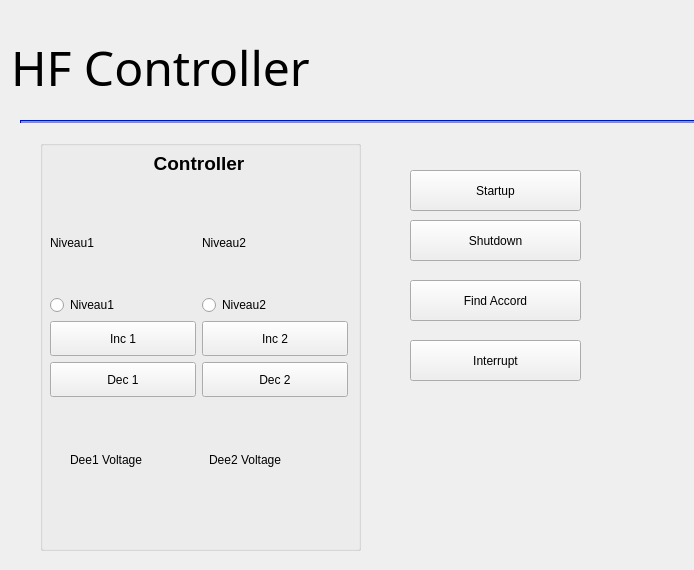
<?xml version="1.0" encoding="UTF-8"?>
<ui version="4.0">
 <class>ControllerGui</class>
 <widget class="QWidget" name="ControllerGui">
  <property name="geometry">
   <rect>
    <x>0</x>
    <y>0</y>
    <width>694</width>
    <height>570</height>
   </rect>
  </property>
  <property name="sizePolicy">
   <sizepolicy hsizetype="Maximum" vsizetype="Maximum">
    <horstretch>0</horstretch>
    <verstretch>0</verstretch>
   </sizepolicy>
  </property>
  <property name="maximumSize">
   <size>
    <width>1900</width>
    <height>1200</height>
   </size>
  </property>
  <property name="windowTitle">
   <string>Form</string>
  </property>
  <property name="styleSheet">
   <string notr="true"/>
  </property>
  <widget class="QWidget" name="layoutWidget">
   <property name="geometry">
    <rect>
     <x>11</x>
     <y>13</y>
     <width>1631</width>
     <height>111</height>
    </rect>
   </property>
   <layout class="QHBoxLayout" name="horizontalLayout_3">
    <item>
     <widget class="QLabel" name="label_4">
      <property name="maximumSize">
       <size>
        <width>16777215</width>
        <height>78</height>
       </size>
      </property>
      <property name="font">
       <font>
        <family>padmaa</family>
        <pointsize>40</pointsize>
       </font>
      </property>
      <property name="styleSheet">
       <string notr="true">border: none
</string>
      </property>
      <property name="text">
       <string>&lt;html&gt;&lt;head/&gt;&lt;body&gt;&lt;p&gt;&lt;span style=&quot; font-size:36pt;&quot;&gt;HF Controller&lt;/span&gt;&lt;/p&gt;&lt;/body&gt;&lt;/html&gt;</string>
      </property>
     </widget>
    </item>
    <item>
     <spacer name="horizontalSpacer">
      <property name="orientation">
       <enum>Qt::Horizontal</enum>
      </property>
      <property name="sizeHint" stdset="0">
       <size>
        <width>40</width>
        <height>20</height>
       </size>
      </property>
     </spacer>
    </item>
    <item>
     <spacer name="horizontalSpacer_3">
      <property name="orientation">
       <enum>Qt::Horizontal</enum>
      </property>
      <property name="sizeHint" stdset="0">
       <size>
        <width>40</width>
        <height>20</height>
       </size>
      </property>
     </spacer>
    </item>
    <item>
     <layout class="QHBoxLayout" name="horizontalLayout_6"/>
    </item>
   </layout>
  </widget>
  <widget class="Line" name="line">
   <property name="geometry">
    <rect>
     <x>20</x>
     <y>120</y>
     <width>1540</width>
     <height>3</height>
    </rect>
   </property>
   <property name="styleSheet">
    <string notr="true">#line {
border: 0.5px solid blue;
background: rgb(85, 170, 255);
        border-style: inset;
}</string>
   </property>
   <property name="orientation">
    <enum>Qt::Horizontal</enum>
   </property>
  </widget>
  <widget class="QGroupBox" name="groupBox_5">
   <property name="geometry">
    <rect>
     <x>40</x>
     <y>140</y>
     <width>321</width>
     <height>411</height>
    </rect>
   </property>
   <property name="title">
    <string/>
   </property>
   <widget class="QWidget" name="verticalLayoutWidget_7">
    <property name="geometry">
     <rect>
      <x>10</x>
      <y>10</y>
      <width>298</width>
      <height>247</height>
     </rect>
    </property>
    <layout class="QVBoxLayout" name="verticalLayout_7">
     <item>
      <widget class="QLabel" name="label_14">
       <property name="sizePolicy">
        <sizepolicy hsizetype="Minimum" vsizetype="Preferred">
         <horstretch>0</horstretch>
         <verstretch>0</verstretch>
        </sizepolicy>
       </property>
       <property name="minimumSize">
        <size>
         <width>0</width>
         <height>40</height>
        </size>
       </property>
       <property name="maximumSize">
        <size>
         <width>16777215</width>
         <height>40</height>
        </size>
       </property>
       <property name="text">
        <string>&lt;html&gt;&lt;head/&gt;&lt;body&gt;&lt;p&gt;&lt;span style=&quot; font-size:14pt; font-weight:600;&quot;&gt;Controller&lt;/span&gt;&lt;br/&gt;&lt;/p&gt;&lt;/body&gt;&lt;/html&gt;</string>
       </property>
       <property name="alignment">
        <set>Qt::AlignCenter</set>
       </property>
      </widget>
     </item>
     <item>
      <layout class="QHBoxLayout" name="horizontalLayout">
       <item>
        <widget class="QLabel" name="label_niveau1">
         <property name="text">
          <string>Niveau1</string>
         </property>
        </widget>
       </item>
       <item>
        <widget class="QLabel" name="label_niveau2">
         <property name="text">
          <string>Niveau2</string>
         </property>
        </widget>
       </item>
      </layout>
     </item>
     <item>
      <layout class="QHBoxLayout" name="horizontalLayout_2">
       <item>
        <widget class="QRadioButton" name="radioButton_niveau1">
         <property name="text">
          <string>Niveau1</string>
         </property>
         <property name="autoExclusive">
          <bool>false</bool>
         </property>
        </widget>
       </item>
       <item>
        <widget class="QRadioButton" name="radioButton_niveau2">
         <property name="text">
          <string>Niveau2</string>
         </property>
         <property name="autoExclusive">
          <bool>false</bool>
         </property>
        </widget>
       </item>
      </layout>
     </item>
     <item>
      <layout class="QHBoxLayout" name="horizontalLayout_4">
       <item>
        <widget class="QPushButton" name="pushButton_niveau1_inc">
         <property name="minimumSize">
          <size>
           <width>0</width>
           <height>35</height>
          </size>
         </property>
         <property name="text">
          <string>Inc 1</string>
         </property>
        </widget>
       </item>
       <item>
        <widget class="QPushButton" name="pushButton_niveau2_inc">
         <property name="minimumSize">
          <size>
           <width>0</width>
           <height>35</height>
          </size>
         </property>
         <property name="text">
          <string>Inc 2</string>
         </property>
        </widget>
       </item>
      </layout>
     </item>
     <item>
      <layout class="QHBoxLayout" name="horizontalLayout_5">
       <item>
        <widget class="QPushButton" name="pushButton_niveau1_dec">
         <property name="minimumSize">
          <size>
           <width>0</width>
           <height>35</height>
          </size>
         </property>
         <property name="text">
          <string>Dec 1</string>
         </property>
        </widget>
       </item>
       <item>
        <widget class="QPushButton" name="pushButton_niveau2_dec">
         <property name="minimumSize">
          <size>
           <width>0</width>
           <height>35</height>
          </size>
         </property>
         <property name="text">
          <string>Dec 2</string>
         </property>
        </widget>
       </item>
      </layout>
     </item>
    </layout>
   </widget>
   <widget class="QWidget" name="horizontalLayoutWidget">
    <property name="geometry">
     <rect>
      <x>30</x>
      <y>280</y>
      <width>271</width>
      <height>80</height>
     </rect>
    </property>
    <layout class="QHBoxLayout" name="horizontalLayout_7">
     <item>
      <widget class="QLabel" name="label_dee_voltage_1">
       <property name="text">
        <string>Dee1 Voltage</string>
       </property>
      </widget>
     </item>
     <item>
      <widget class="QLabel" name="label_dee_voltage_2">
       <property name="text">
        <string>Dee2 Voltage</string>
       </property>
      </widget>
     </item>
    </layout>
   </widget>
  </widget>
  <widget class="QPushButton" name="pushButton_startup">
   <property name="geometry">
    <rect>
     <x>410</x>
     <y>170</y>
     <width>171</width>
     <height>41</height>
    </rect>
   </property>
   <property name="text">
    <string>Startup</string>
   </property>
  </widget>
  <widget class="QPushButton" name="pushButton_shutdown">
   <property name="geometry">
    <rect>
     <x>410</x>
     <y>220</y>
     <width>171</width>
     <height>41</height>
    </rect>
   </property>
   <property name="text">
    <string>Shutdown</string>
   </property>
  </widget>
  <widget class="QPushButton" name="pushButton_findaccord">
   <property name="geometry">
    <rect>
     <x>410</x>
     <y>280</y>
     <width>171</width>
     <height>41</height>
    </rect>
   </property>
   <property name="text">
    <string>Find Accord</string>
   </property>
  </widget>
  <widget class="QPushButton" name="pushButton_interrupt">
   <property name="geometry">
    <rect>
     <x>410</x>
     <y>340</y>
     <width>171</width>
     <height>41</height>
    </rect>
   </property>
   <property name="text">
    <string>Interrupt</string>
   </property>
  </widget>
 </widget>
 <resources/>
 <connections/>
</ui>
